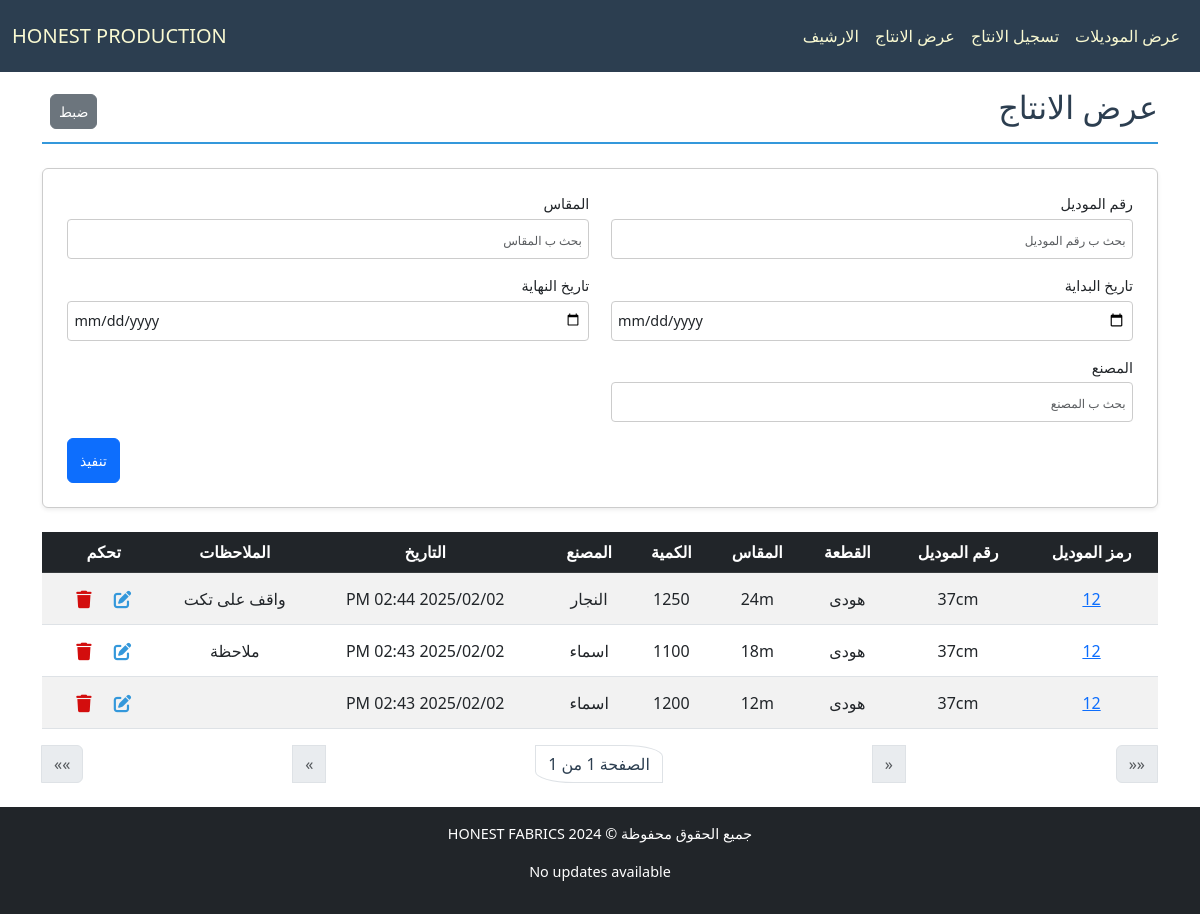
The app's page /production/production-list, older data.
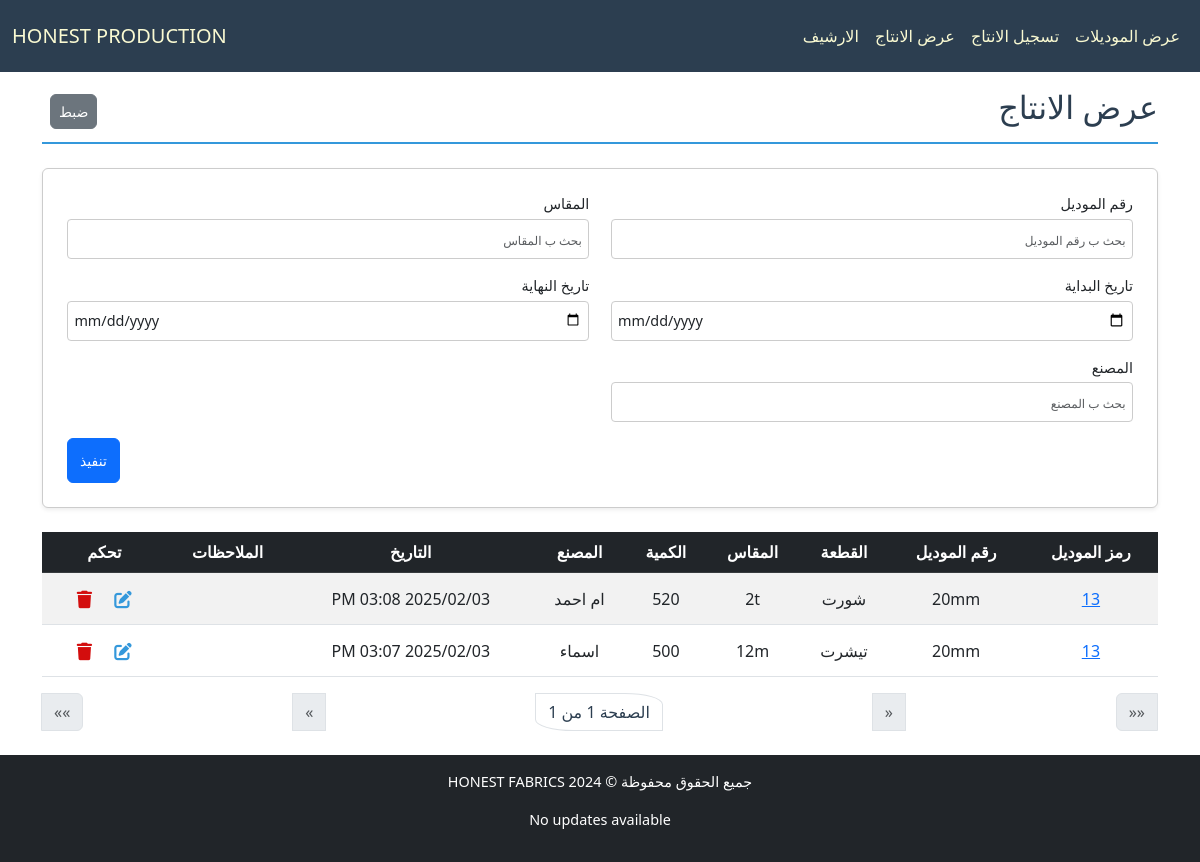
The same page, newer data.
### production/models.py (models this page shows, shortened)
class ProductionPiece(models.Model):
    piece = models.ForeignKey(Piece, verbose_name="القطعة", on_delete=models.CASCADE, related_name="productions")
    created_at = models.DateTimeField(verbose_name="تاريخ الإنشاء", default=now)
    used_amount = models.IntegerField(verbose_name="الكمية للانتاج", default=0, blank=True)
    factory = models.CharField(max_length=50, verbose_name="المصنع", blank=True)
    comment = models.CharField(max_length=100, verbose_name="الملاحظات", blank=True)
    class Meta:
        ordering = ['-created_at']

class Piece(models.Model):
    model = models.ForeignKey(Model, verbose_name="الموديل", on_delete=models.CASCADE, related_name="pieces")
    type = models.CharField(max_length=50, verbose_name="النوع", blank=True)
    size = models.CharField(max_length=50, verbose_name="المقاس", blank=True)
    available_amount = models.IntegerField(verbose_name="الكمية المتبقية", blank=True, default=0)
    used_amount = models.IntegerField(verbose_name="الكمية المستخدمة", default=0, blank=True)
    class Meta:
        ordering = ['size', 'type']

class Model(models.Model):
    id = models.AutoField(primary_key=True, verbose_name="الرمز")
    model_number = models.CharField(max_length=50, verbose_name="رقم الموديل", unique=True)
    created_at = models.DateTimeField(verbose_name="تاريخ الإنشاء", default=now)
    ended_at = models.DateTimeField(verbose_name="تاريخ الانتهاء", blank=True, null=True)
    is_archive = models.BooleanField(default=False)
    class Meta:
        ordering = ['-created_at']

### production/views.py (the view)
# urls.py: path('production-list', ProductionListingView.as_view(), name='production_list_view'),
class ProductionListingView(ListView):
    template_name = "production/list_production.html"
    model = ProductionPiece
    paginate_by = 30
    filter_fields = ["model_number", "type", "size", "start_date", "end_date", "factory"]
    def parse_date(self, date_str):
        try:
            normalized_date = date_str.replace("\\", "/")
            return datetime.strptime(normalized_date, "%Y-%m-%d")
        except (ValueError, AttributeError):
            return None
    def get_queryset(self):
        queryset = super().get_queryset()
        filters = Q()
        model_number = self.request.GET.get("model_number")
        if model_number:
            filters &= Q(piece__model__model_number__icontains=model_number)
        size = self.request.GET.get("size")
        if size:
            filters &= Q(piece__size__icontains=size)
        type = self.request.GET.get("type")
        if type:
            filters &= Q(piece__type__icontains=type)
        factory = self.request.GET.get("factory")
        if factory:
            filters &= Q(factory__icontains=factory)
        start_date = self.parse_date(self.request.GET.get("start_date"))
        end_date = self.parse_date(self.request.GET.get("end_date"))
        if start_date:
            filters &= Q(created_at__gte=start_date)
        if end_date:
            filters &= Q(created_at__lte=end_date)
        return queryset.filter(filters)
    def get_context_data(self, **kwargs):
        context = super().get_context_data(**kwargs)
        context["filter_fields"] = [
            {"field_name": "model_number", "verbose_name": "رقم الموديل", "value": self.request.GET.get("model_number", "")},
            {"field_name": "size", "verbose_name": "المقاس", "value": self.request.GET.get("size", "")},
            {"field_name": "start_date", "verbose_name": "تاريخ البداية", "value": self.request.GET.get("start_date", "")},
            {"field_name": "end_date", "verbose_name": "تاريخ النهاية", "value": self.request.GET.get("end_date", "")},
            {"field_name": "factory", "verbose_name": "المصنع", "value": self.request.GET.get("factory", "")},
        ]
        return context

### production/templates/production/list_production.html (shortened to what this page needs)
{% extends "cloth/layout.html" %}
{% load math_filters %}
{% block home_page %}
<a class="navbar-brand" href="{% url 'model_list_view' %}">HONEST PRODUCTION</a>
{% endblock %}
{% block navbar_links_small %}
{% include "production/nav_links.html" %}
{% endblock %}
{% block body %}
    <div class="pt-4 section-title d-flex justify-content-between align-items-center">
        <h2>عرض الانتاج</h2>
        <div class="ps-2">
            <a href="{% url 'production_list_view' %}" class="px-2 btn btn-secondary">ضبط</a>
        </div>
    </div>
    <form method="get" class="filter-form-flex mb-4 p-4 rounded shadow-sm">
        {% for filter_field in filter_fields %}
        <div class="form-group mb-3">
            <label for="filter_{{ forloop.counter }}" class="form-label">{{ filter_field.verbose_name }}</label>
            <input
                type="{% if filter_field.field_name in 'start_date end_date' %}date{% else %}text{% endif %}"
                id="filter_{{ forloop.counter }}"
                name="{{ filter_field.field_name }}"
                placeholder="بحث ب {{ filter_field.verbose_name }}"
                class="form-control"
                value="{{ filter_field.value }}">
        </div>
        {% endfor %}
        <div class="submit-container">
            <button type="submit" class="btn btn-primary submit-btn">تنفيذ</button>
        </div>
    </form>
    <div class="table-responsive">
        <table class="table table-striped table-hover">
            <thead class="table-dark">
                <tr>
                    <th>رمز الموديل</th>
                    <th>رقم الموديل</th>
                    <th>القطعة</th>
                    <th>المقاس</th>
                    <th>الكمية</th>
                    <th>المصنع</th>
                    <th>التاريخ</th>
                    <th>الملاحظات</th>
                    <th>تحكم</th>
                </tr>
            </thead>
            <tbody>
                {% for production_item in object_list %}
                <tr class="clickable-row" data-detail_url="{% url 'model_detail_view' production_item.piece.model.id %}">
                    <td>
                        <a href="{% url 'model_detail_view' production_item.piece.model.id %}">{{ production_item.piece.model.id }}</a>
                    </td>
                    <td>{{ production_item.piece.model.model_number }}</td>
                    <td>{{ production_item.piece.type }}</td>
                    <td>{{ production_item.piece.size }}</td>
                    <td>{{ production_item.used_amount }}</td>
                    <td>{{ production_item.factory }}</td>
                    <td dir="rtl">{{ production_item.created_at|date:"Y/m/d h:i A" }}</td>
                    <td style="overflow-x:auto; max-width:100px; ">{{ production_item.comment }}</td>
                    <td>
                        <a class="px-2 btn" href="{% url 'productionpiece_edit' production_item.id %}">
                        </a>
                        <a class="px-2 btn" href="{% url 'productionpiece_delete' production_item.id %}">
                            </a>
                    </td>
                </tr>
                {% empty %}
                <tr>
                    <td colspan="5" class="text-center">لا يوجد عناصر</td>
                </tr>
                {% endfor %}
            </tbody>
        </table>
    </div>
    <nav aria-label="Page navigation">
        <ul class="pagination justify-content-between">
            <li class="page-item {% if not page_obj.has_next %}disabled{% endif %}">
                {% if page_obj.has_next %}
                <a class="page-link" href="?page={{ page_obj.paginator.num_pages }}{% for key, value in request.GET.items %}{% if key != 'page' %}&{{ key }}={{ value|urlencode }}{% endif %}{% endfor %}" aria-label="Last">
                    <span aria-hidden="true">&laquo;&laquo;</span>
                </a>
                {% else %}
                <span class="page-link" aria-disabled="true">
                    <span aria-hidden="true">&laquo;&laquo;</span>
                </span>
                {% endif %}
            </li>
            <li class="page-item {% if not page_obj.has_next %}disabled{% endif %}">
                {% if page_obj.has_next %}
                <a class="page-link" href="?page={{ page_obj.next_page_number }}{% for key, value in request.GET.items %}{% if key != 'page' %}&{{ key }}={{ value|urlencode }}{% endif %}{% endfor %}" aria-label="Next">
                    <span aria-hidden="true">&laquo;</span>
                </a>
                {% else %}
                <span class="page-link" aria-disabled="true">
                    <span aria-hidden="true">&laquo;</span>
                </span>
                {% endif %}
            </li>
            <li class="page-item pagination_page_li">
                <span class="page-link">الصفحة {{ page_obj.number }} من {{ page_obj.paginator.num_pages }}</span>
            </li>
            <li class="page-item {% if not page_obj.has_previous %}disabled{% endif %}">
                {% if page_obj.has_previous %}
                <a class="page-link" href="?page={{ page_obj.previous_page_number }}{% for key, value in request.GET.items %}{% if key != 'page' %}&{{ key }}={{ value|urlencode }}{% endif %}{% endfor %}" aria-label="Previous">
                    <span aria-hidden="true">&raquo;</span>
                </a>
                {% else %}
                <span class="page-link" aria-disabled="true">
                    <span aria-hidden="true">&raquo;</span>
                </span>
                {% endif %}
            </li>
            <li class="page-item {% if not page_obj.has_previous %}disabled{% endif %}">
                {% if page_obj.has_previous %}
                <a class="page-link" href="?page=1{% for key, value in request.GET.items %}{% if key != 'page' %}&{{ key }}={{ value|urlencode }}{% endif %}{% endfor %}" aria-label="First">
                    <span aria-hidden="true">&raquo;&raquo;</span>
                </a>
                {% else %}
                <span class="page-link" aria-disabled="true">
                    <span aria-hidden="true">&raquo;&raquo;</span>
                </span>
                {% endif %}
            </li>
    </ul>
</nav>
{% endblock body %}

### cloth/templates/cloth/layout.html (shortened to what this page needs)
{% load static %}
<!DOCTYPE html>
<html lang="ar" dir="rtl">
<head>
    <link href="https://cdn.jsdelivr.net/npm/bootstrap@5.3.0/dist/css/bootstrap.min.css" rel="stylesheet">
    <link rel="stylesheet" href="https://cdnjs.cloudflare.com/ajax/libs/font-awesome/6.7.1/css/all.min.css" />
    <link rel="stylesheet" href={% static "cloth/styless.css" %}>
</head>
<body>
    <nav id="navbar"  class="navbar bg-body-tertiary fixed-top">
        <div class="container-fluid">
            <div class="d-none d-lg-flex">
                <ul class="navbar-nav me-auto mb-2 mb-lg-0 d-flex flex-row">
                    {% block navbar_links_small %}
                    {% endblock %}
                </ul>
            </div>
            {% block home_page %}
            {% endblock %}
        </div>
    </nav>
    <div class="body-div container">
        {% block body %}{% endblock body %}
    </div>
    <footer class="footer bg-dark text-white text-center py-3">
        <p>جميع الحقوق محفوظة © HONEST FABRICS 2024</p>
        {% if update %}
            <p>Latest update at: {{update}}</p>
        {% else %}
            <p>No updates available</p>
        {% endif %}
    </footer>
    <link href="https://cdn.jsdelivr.net/npm/bootstrap@5.3.0/dist/css/bootstrap.min.css" rel="stylesheet">
</body>
</html>

### production/templates/production/nav_links.html
<li class="p-2 nav-item">
    <a class="nav-link active" aria-current="page" href="{% url 'model_list_view' %}">عرض الموديلات</a>
</li>
<li class="p-2 nav-item">
    <a class="nav-link active" aria-current="page" href="{% url 'production_form' %}">تسجيل الانتاج</a>
</li>
<li class="p-2 nav-item">
    <a class="nav-link active" aria-current="page" href="{% url 'production_list_view' %}">عرض الانتاج</a>
</li>
<li class="p-2 nav-item">
    <a class="nav-link active" aria-current="page" href="{% url 'archived_model_list_view' %}">الارشيف</a>
</li>

### cloth/static/cloth/styless.css (style rules this page uses)
:root { --primary-color: #3498db; --light-blue: #3db1ff5e; --secondary-color: #2c3e50; --success-color: #2ecc71; --danger-color: #e74c3c; --warning-color: #f1c40f; --light-bg: #f8f9fa; --dark-bg: #343a40; --light-text: lightgoldenrodyellow; --golden-text: rgb(255, 255, 0); --border-color: #dee2e6; --white-color: #ffffff; }
*, *::before, *::after { box-sizing: border-box; }
ul, div { padding: 0; margin: 0; }
body { background-color: var(--light-bg); margin-top: 80px; margin-inline: 0; font-family: 'Segoe UI', Tahoma, Geneva, Verdana, sans-serif; line-height: 1.6; font-size: 16px; }
.body-div { margin: 2%; margin-top: 8vh; max-width: 98%; min-height: 81vh; }
#navbar, #navbar-menu-body { background-color: var(--secondary-color) !important; }
#navbar, #navbar a, #navbar-menu-body, #navbar-menu-body a { color: var(--light-text) !important; }
.section-title { color: var(--secondary-color); border-bottom: 2px solid var(--primary-color); padding-bottom: 0.5rem; margin-bottom: 1.5rem; font-weight: bold; }
.table { border-collapse: separate; border-spacing: 0; border-radius: 8px; width: 100%; }
.table th, .table td { text-align: center; vertical-align: middle; padding: 10px; }
.table-striped tbody tr:nth-of-type(odd) { background-color: var(--light-bg); }
.table-dark th { background-color: var(--secondary-color); color: var(--light-text); }
.table-responsive { overflow-x: auto; }
.table-responsive table th, .table-responsive table td { white-space: nowrap; min-width: fit-content; }
.table-responsive table { width: 100%; table-layout: auto; }
.footer { margin-top: 20px; text-align: center; padding: 1rem; font-size: 0.9rem; }
.filter-form-flex { display: flex; flex-wrap: wrap; padding: 1rem; border: 1px solid #ccc; border-radius: 8px; background-color: #fff; justify-content: space-between; column-gap: 2px; direction: rtl; }
.filter-form-flex .form-group { display: flex; flex-direction: column; margin-bottom: 5px; width: 49%; }
.filter-form-flex .form-label { font-size: 0.9rem; margin-bottom: 0.25rem; }
.filter-form-flex .form-control { border: 1px solid #ccc; border-radius: 4px; padding: 0.4rem; font-size: 0.9rem; }
.filter-form-flex input[type="text"], .filter-form-flex input[type="number"], .filter-form-flex input[type="date"] { width: 100%; height: 40px; }
.submit-container { display: flex; justify-content: flex-end; width: 100%; }
.filter-form-flex .submit-btn { width: auto; height: 45px; font-size: 1rem; }
.pagination_page_li span { color: var(--secondary-color); border-top-right-radius: 30%; border-bottom-left-radius: 30%; }
@media (max-width: 1200px) { body { font-size: 15px; } }
@media (max-width: 1200px) { h4.section-title, h2 { font-size: 28px; } }
@media (max-width: 1200px) { p.lead, .oped_details_btn, .btn { font-size: 14px !important; } }
@media (max-width: 1200px) { ::placeholder { font-size: 12px !important; } }

Row changes from the older to the newer data that the page shows:
removed ProductionPiece: piece.model.id "12", piece.model.model_number "37cm", piece.type "هودى", piece.size "24m", used_amount "1250", factory "النجار", created_at "2025/02/02 02:44 PM", comment "واقف على تكت"
removed ProductionPiece: piece.model.id "12", piece.model.model_number "37cm", piece.type "هودى", piece.size "18m", used_amount "1100", factory "اسماء", created_at "2025/02/02 02:43 PM", comment "ملاحظة"
removed ProductionPiece: piece.model.id "12", piece.model.model_number "37cm", piece.type "هودى", piece.size "12m", used_amount "1200", factory "اسماء", created_at "2025/02/02 02:43 PM"
added ProductionPiece: piece.model.id "13", piece.model.model_number "20mm", piece.type "شورت", piece.size "2t", used_amount "520", factory "ام احمد", created_at "2025/02/03 03:08 PM"
added ProductionPiece: piece.model.id "13", piece.model.model_number "20mm", piece.type "تيشرت", piece.size "12m", used_amount "500", factory "اسماء", created_at "2025/02/03 03:07 PM"
